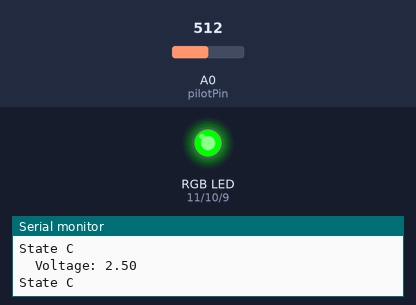
Bench run of a sketch on a simulated Arduino Uno, built with avr-gcc and run on an emulated ATmega328P. Parts: an RGB LED mixed from three pins (HIGH = lit), the last lines printed to the serial monitor. Inputs (shaded band) come from the test bench; at power-on: A0 (pilotPin) = 512.

Above: at 2.8 s.
2.9 s: A0 (pilotPin) set to 447
5.6 s: A0 (pilotPin) set to 419
At 6.9 s:
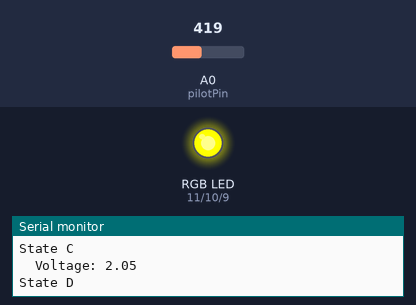
8.3 s: A0 (pilotPin) set to 217
11.2 s: A0 (pilotPin) set to 184
At 12.7 s:
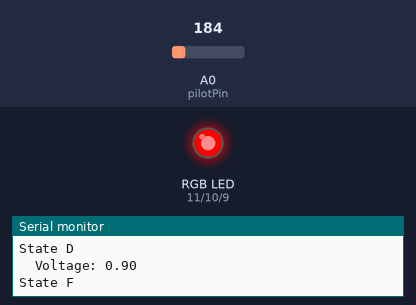
13.9 s: A0 (pilotPin) set to 53
16.6 s: A0 (pilotPin) set to 46
At 18.6 s:
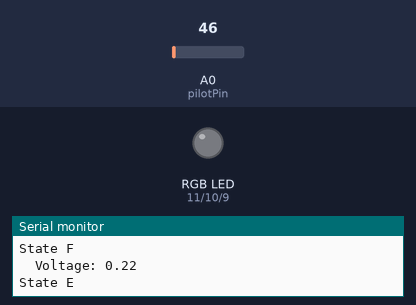
Timing chart, 0 to 20.1 s (numbered marks = the images above; inputs shaded):
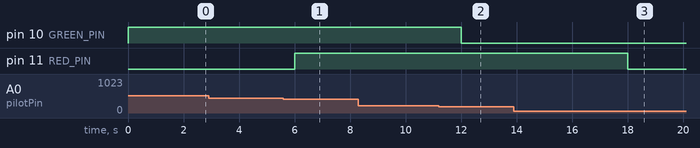

The sketch:

state_detection.ino
```cpp
/*Charger simulation*/


//pins
const int pilotPin = A0;
const int carStateDet = A1;

const int RED_PIN   = 11;
const int GREEN_PIN = 10;
const int BLUE_PIN  = 9;

//values for thesholds
const int STATE_A_MIN = 900;   // ~4.4–5.0 V
const int STATE_B_MIN = 675;   // ~3.3–4.4 V
const int STATE_C_MIN = 430;   // ~2.1–3.3 V
const int STATE_D_MIN = 200;   // ~0.98–2.1 V
const int STATE_E_MAX = 50;    // ~0 V

void setup() {

  pinMode(pilotPin, INPUT);

  pinMode(RED_PIN, OUTPUT);
  pinMode(GREEN_PIN, OUTPUT);
  pinMode(BLUE_PIN, OUTPUT);

  Serial.begin(9600);
}


void loop(){

  int adcValue = analogRead(pilotPin);
   float voltage = adcValue * (5.0 / 1023.0);
  Serial.print("  Voltage: ");
  Serial.println(voltage);


  if (adcValue >= STATE_A_MIN) {
    setColor(255, 165, 0); //stateA : orange
    Serial.println("State A");

  } else if (adcValue >= STATE_B_MIN) {
    setColor(0, 0, 255); //stateB : blue
    Serial.println("State B");

  } else if (adcValue >= STATE_C_MIN) {
    setColor(0, 255, 0); //stateC : green
    Serial.println("State C");
  }

    else if (adcValue >= STATE_D_MIN) {
    setColor(255, 255, 0); //stateD : yellow
    Serial.println("State D");
  }


  else if (adcValue <= STATE_E_MAX) {
    setColor(0, 0, 0); //stateE : off
    Serial.println("State E");

  } else {
    setColor(255, 0, 0); //stateF : red
    Serial.println("State F");
  }

delay(2000);
}


//helper function for color of rgb led
  void setColor(int red, int green, int blue)
  {
    analogWrite(RED_PIN,red);
    analogWrite(GREEN_PIN,green);
    analogWrite(BLUE_PIN,blue);
  }
```

Measured:
- the behaviour switches between 430 and 429 on A0 (pilotPin) (found by bisection; images 0 and 1)
- the behaviour switches between 200 and 199 on A0 (pilotPin) (found by bisection; images 1 and 2)
- the behaviour switches between 51 and 50 on A0 (pilotPin) (found by bisection; images 2 and 3)
- after the input at 5.6 s, pin 11 (RED_PIN): LOW → HIGH after 0.40 s
- after the input at 11.2 s, pin 10 (GREEN_PIN): HIGH → LOW after 0.80 s
- after the input at 16.6 s, pin 11 (RED_PIN): HIGH → LOW after 1.4 s
